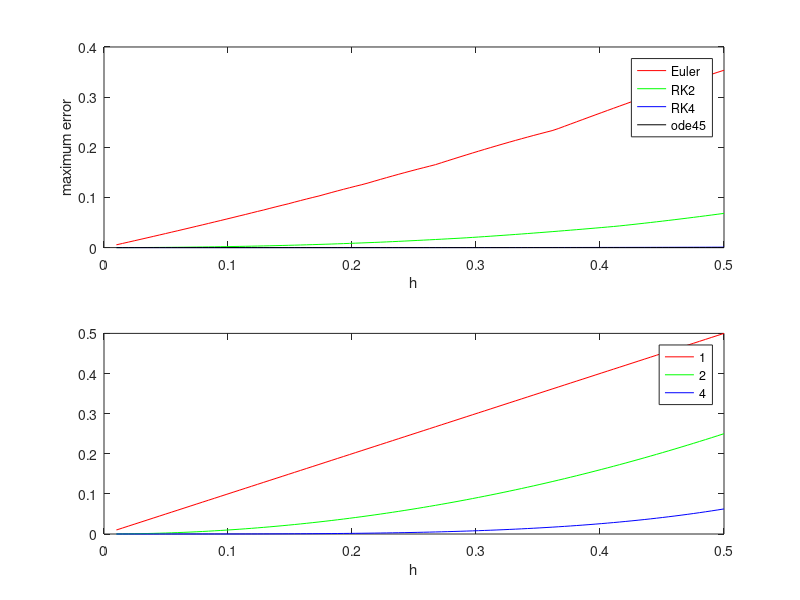

Recreate this plot in MATLAB.
function Paul2a2b
clc
clear all
format long

N_h=100;
h_lin=linspace(0.01,0.5,N_h);
max_err_Euler=NaN(1,N_h);
max_err_RK2=NaN(1,N_h);
max_err_RK4=NaN(1,N_h);
max_err_ODE45=NaN(1,N_h);

i=1;
for h=h_lin
    %% Euler scheme
    ret=solveByEuler(h,-1,0,1);
    x=ret(1,:);
    y=ret(2,:);
    
    y_analytic=solveAnalytically(x);
    
    max_err_Euler(1,i)=max(abs(y-y_analytic));    
    %% RK2
    ret=solveByRK2(h,-1,0,1);
    x=ret(1,:);
    y=ret(2,:);
    
    y_analytic=solveAnalytically(x);
    
    max_err_RK2(1,i)=max(abs(y-y_analytic));    
    
    %% RK4
    ret=solveByRK4(h,-1,0,1);
    x=ret(1,:);
    y=ret(2,:);
    
    y_analytic=solveAnalytically(x);
    
    max_err_RK4(1,i)=max(abs(y-y_analytic));    
    
    %% ODE45
    [T,Y] = ode45(@d_system,linspace(0,1,100),-1);
    
    y_analytic=solveAnalytically(T);
    
    max_err_ODE45(1,i)=max(abs(Y-y_analytic));    

    i=i+1;
end

figure(1)
subplot(2,1,1)
title('Errors')
plot(h_lin,max_err_Euler,'r',h_lin,max_err_RK2,'g',h_lin,max_err_RK4,'b',h_lin,max_err_ODE45,'k')
xlabel('h');
ylabel('maximum error');
legend({'Euler', 'RK2', 'RK4', 'ode45'})
subplot(2,1,2)
title('Powers of h')
plot(h_lin,h_lin,'r',h_lin,h_lin.^2,'g',h_lin,h_lin.^4,'b')
legend({'1', '2','4'})
xlabel('h');

end

function val=solveAnalytically(x)
    val=-3.*exp(-x)-2.*x+2;
end

function dy=d_system(x,y)
    dy=-2.*x-y;
end

function val=solveByEuler(h,y0,x0,xEnd)
    i=1;
    x(1,i)=x0;
    y(1,i)=y0;
    while (x(1,i)<xEnd)
        y(1,i+1)=y(1,i)+h*f(x(1,i),y(1,i));
        x(1,i+1)=x(1,i)+h;
        
        i=i+1;
    end
    
    val=[x;y];
end

function val=solveByRK2(h,y0,x0,xEnd)
    i=1;
    x(1,i)=x0;
    y(1,i)=y0;
    while (x(1,i)<xEnd)
        y_w=y(1,i)+h*f(x(1,i),y(1,i));
        f_xn_h_yw=f(x(1,i)+h,y_w);
        y(1,i+1)=y(1,i)+1/2*h*(f(x(1,i),y(1,i))+f_xn_h_yw);
        
        x(1,i+1)=x(1,i)+h;
        
        i=i+1;
    end
    
    val=[x;y];
end

function val=solveByRK4(h,y0,x0,xEnd)
    i=1;
    x(1,i)=x0;
    y(1,i)=y0;
    while (x(1,i)<xEnd)
        k1=h*f(x(1,i),y(1,i));
        k2=h*f(x(1,i)+1/2*h,y(1,i)+1/2*k1);
        k3=h*f(x(1,i)+1/2*h,y(1,i)+1/2*k2);
        k4=h*f(x(1,i)+h,y(1,i)+k3);

        y(1,i+1)=y(1,i)+1/6*(k1+2*k2+2*k3+k4);
        
        x(1,i+1)=x(1,i)+h;
        
        i=i+1;
    end
    
    val=[x;y];
end

function val=f(x,y)
    val=-2*x-y;
end
